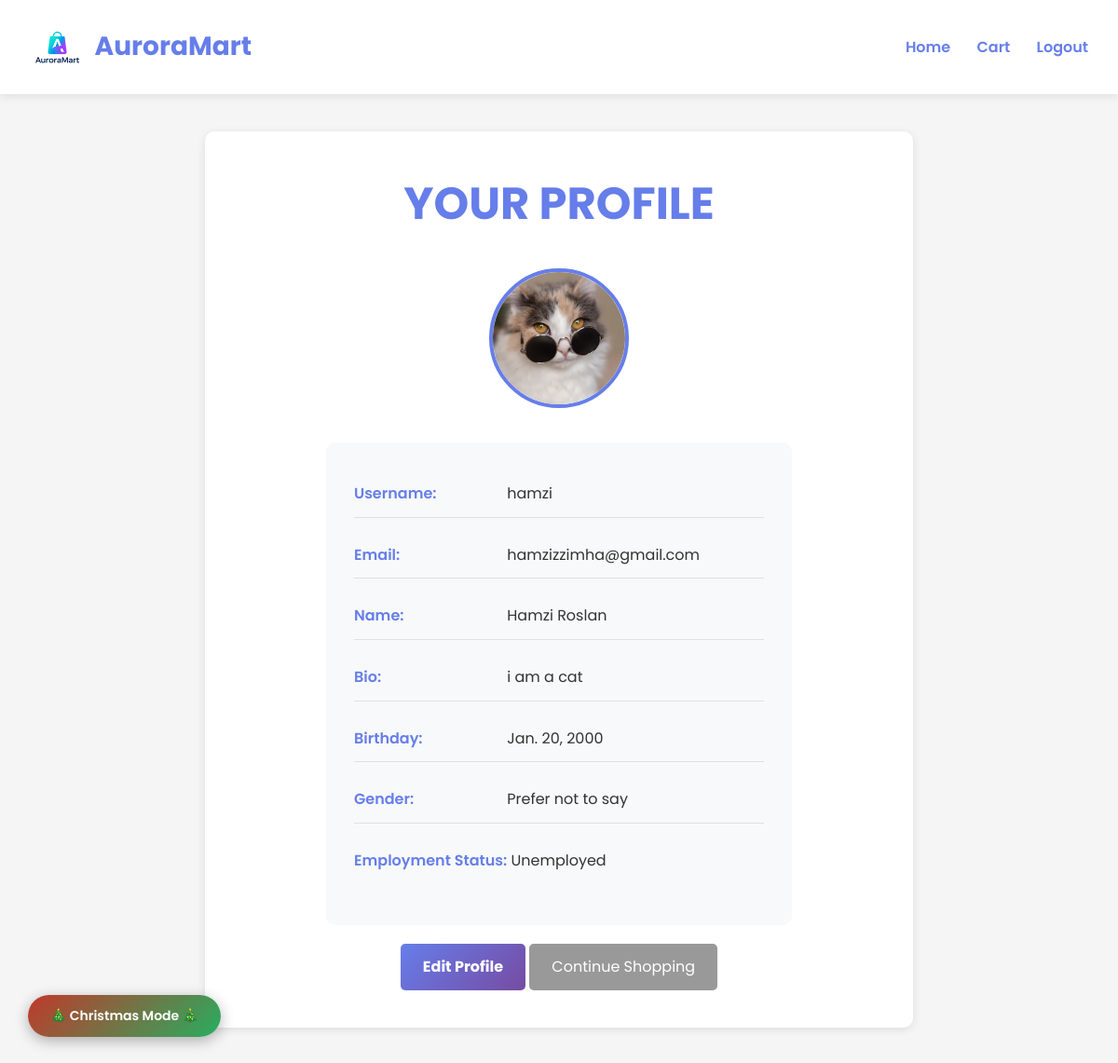
The app's page /accounts/profile/ (signed in) with its own data.
### storefront/models.py (models this page shows, shortened)
class Customer(models.Model):
    GENDER_CHOICES = [
        ('M', 'Male'),
        ('F', 'Female'),
        ('P', 'Prefer not to say'),
    ]
    EMPLOYMENT_CHOICES = [
        ('Employed', 'Employed'),
        ('Self-Employed', 'Self-Employed'),
        ('Unemployed', 'Unemployed'),
        ('Student', 'Student'),
    ]
    INCOME_CHOICES = [
        ('Below 30k', 'Below 30k'),
        ('30k-60k', '30k-60k'),
        ('60k-100k', '60k-100k'),
        ('Above 100k', 'Above 100k'),
    ]
    user = models.OneToOneField(User, on_delete=models.CASCADE)
    profile_picture = models.ImageField(upload_to='profiles/', blank=True, null=True)
    bio = models.TextField(max_length=500, blank=True, null=True)
    birthday = models.DateField(null=True, blank=True)
    age = models.IntegerField(null=True, blank=True)
    gender = models.CharField(max_length=1, choices=GENDER_CHOICES, default='P')
    employment_status = models.CharField(max_length=50, choices=EMPLOYMENT_CHOICES, default='Employed')
    income_range = models.CharField(max_length=20, choices=INCOME_CHOICES, default='Below 30k')
    preferred_category = models.CharField(max_length=100, null=True, blank=True)
    created_at = models.DateTimeField(auto_now_add=True)

### accounts/views.py (the view, shortened to what this page needs)
# urls.py: path('profile/', views.profile, name='profile'),
@login_required
def profile(request):
    storage = messages.get_messages(request)
    storage.used = True
    customer = getattr(request.user, 'customer', None)
    return render(request, 'accounts/profile.html', {'customer': customer})

### accounts/templates/accounts/profile.html (shortened to what this page needs)
<!DOCTYPE html>
<html lang="en">
<head>
    {% load static %}
</head>
<body>
    <header>
        <nav>
            <a href="{% url 'storefront:index' %}" class="logo">
                {% load static %}
                <img src="{% static 'img/auroramart_logo.png' %}" alt="AuroraMart">
                AuroraMart
            </a>
            <div>
                <a href="{% url 'storefront:index' %}">Home</a>
                <a href="{% url 'storefront:cart' %}">Cart</a>
                <a href="{% url 'accounts:logout' %}">Logout</a>
            </div>
        </nav>
    </header>
    <button class="theme-toggle-btn" onclick="toggleChristmasTheme()">🎄 Christmas Mode 🎄</button>
    <div class="container" id="mainContainer">
        <div class="profile-card">
            <h1>Your Profile</h1>
            <div class="profile-picture">
                {% if customer and customer.profile_picture %}
                    <img src="{{ customer.profile_picture.url }}" alt="Profile Picture">
                {% else %}
                    <div class="no-picture">👤</div>
                {% endif %}
            </div>
            <div class="profile-info">
                <p><strong>Username:</strong> {{ user.username }}</p>
                <p><strong>Email:</strong> {{ user.email }}</p>
                <p><strong>Name:</strong> {{ user.first_name }} {{ user.last_name }}</p>
                {% if customer %}
                    {% if customer.bio %}
                        <p><strong>Bio:</strong> {{ customer.bio }}</p>
                    {% endif %}
                    {% if customer.birthday %}
                        <p><strong>Birthday:</strong> {{ customer.birthday }}</p>
                    {% endif %}
                    <p><strong>Gender:</strong> {% if customer.gender %}{{ customer.get_gender_display }}{% else %}Prefer not to say{% endif %}</p>
                    <p><strong>Employment Status:</strong> {{ customer.employment_status }}</p>
                {% endif %}
            </div>
            <a href="{% url 'accounts:edit_profile' %}" class="btn-primary">Edit Profile</a>
            <a href="{% url 'storefront:index' %}" class="btn-secondary">Continue Shopping</a>
        </div>
    </div>
</body>
</html>

### accounts/templates/accounts/profile.html (style rules this page uses)
* { margin: 0; padding: 0; box-sizing: border-box; }
body { font-family: 'Poppins', sans-serif; background-color: #f5f5f5; transition: background-color 0.3s, color 0.3s; font-weight: 400; font-size: 16px; line-height: 1.6; }
header { background: white; color: #667eea; padding: 20px 0; box-shadow: 0 2px 10px rgba(0,0,0,0.1); }
nav { max-width: 1200px; margin: 0 auto; padding: 0 20px; display: flex; justify-content: space-between; align-items: center; }
nav a { color: #667eea; text-decoration: none; font-weight: 600; padding: 8px 12px; border-radius: 8px; transition: all 0.3s ease; }
.logo { font-size: 28px; font-weight: 700; display: flex; align-items: center; }
.logo img { height: 40px; vertical-align: middle; margin-right: 10px; }
.container { max-width: 800px; margin: 0 auto; padding: 40px 20px; }
.profile-card { background: white; border-radius: 10px; padding: 40px; box-shadow: 0 2px 10px rgba(0,0,0,0.1); text-align: center; }
h1 { font-size: 48px; font-weight: 700; color: #667eea; margin-bottom: 30px; text-transform: uppercase; }
.profile-picture { text-align: center; margin-bottom: 30px; }
.profile-picture img { width: 150px; height: 150px; border-radius: 50%; object-fit: cover; border: 4px solid #667eea; }
.profile-info { text-align: left; max-width: 500px; margin: 0 auto; background: #f8f9fa; padding: 30px; border-radius: 10px; }
.profile-info p { margin-bottom: 15px; color: #333; font-size: 16px; padding: 12px 0; border-bottom: 1px solid #e0e0e0; }
.profile-info p:last-child { border-bottom: none; }
.profile-info strong { color: #667eea; display: inline-block; min-width: 160px; font-weight: 600; }
.btn-primary { background: linear-gradient(135deg, #667eea 0%, #764ba2 100%); color: white; padding: 12px 24px; border: none; border-radius: 5px; font-size: 16px; font-weight: bold; cursor: pointer; text-decoration: none; display: inline-block; margin-top: 20px; }
.btn-secondary { background: #999; color: white; padding: 12px 24px; border: none; border-radius: 5px; font-size: 16px; cursor: pointer; text-decoration: none; display: inline-block; margin-top: 10px; }
.theme-toggle-btn { position: fixed; bottom: 30px; left: 30px; background: linear-gradient(135deg, #c0392b, #27ae60); color: white; border: none; padding: 12px 24px; border-radius: 50px; cursor: pointer; font-family: 'Poppins', sans-serif; font-weight: 600; font-size: 14px; transition: all 0.3s ease; box-shadow: 0 4px 15px rgba(0,0,0,0.3); z-index: 1000; }

### records on screen
Customer: profile_picture (picture), bio "i am a cat", birthday "Jan. 20, 2000", gender "Prefer not to say", employment_status "Unemployed"

### other values on screen
{{ user.username }} "hamzi"
{{ user.email }} "hamzizzimha@gmail.com"
{{ user.first_name }} "Hamzi"
{{ user.last_name }} "Roslan"
